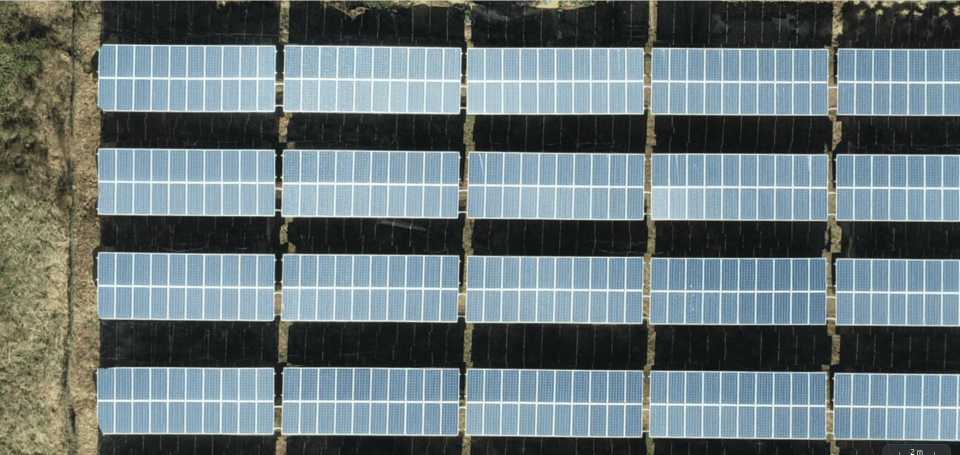
#> input picture openCV/subpixel5.png, 1920 x 909 px (shown at 1/2 size)
$ python fish_eye.py ../../openCV/subpixel5.png   (older library calls are emulated)
#> lines starting #> are read from the running program, lines starting #| are printed output that depends on the picture
# 根据之前获取到的k,d值，将一张图片进行畸变校准
'''
DIM=(640, 480)
K=np.array([[196.31562552201345, 0.0, 306.8391875928363], [0.0, 196.05769001405187, 263.06516965475646], [0.0, 0.0, 1.0]])
D=np.array([[0.3035798469765248], [0.014563430886205675], [-0.09521207109577143], [0.03515452469547106]])
'''
import numpy as np
import cv2,sys


# DIM=XXX
# K=np.array(YYY)
# D=np.array(ZZZ)
DIM=(640, 480)
K=np.array([[196.31562552201345, 0.0, 306.8391875928363], [0.0, 196.05769001405187, 263.06516965475646], [0.0, 0.0, 1.0]])
D=np.array([[0.3035798469765248], [0.014563430886205675], [-0.09521207109577143], [0.03515452469547106]])
def undistort(img_path):
#> called with img_path = '../../openCV/subpixel5.png'
  img = cv2.imread(img_path)
#> img is the input picture: shape (909, 1920, 3); mean B, G, R 121.1, 118.2, 104.8
  h,w = img.shape[:2]
#> h = 909; w = 1920
  map1, map2 = cv2.fisheye.initUndistortRectifyMap(K, D, np.eye(3), K, DIM, cv2.CV_16SC2)
  undistorted_img = cv2.remap(img, map1, map2, interpolation=cv2.INTER_LINEAR, borderMode=cv2.BORDER_CONSTANT)
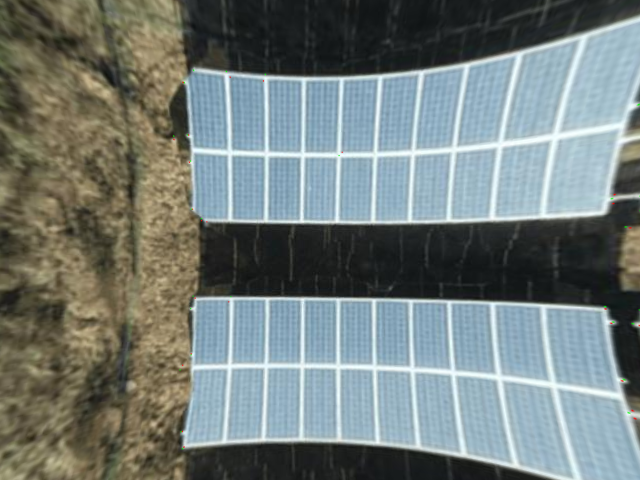
#> undistorted_img: shape (480, 640, 3); mean B, G, R 122.6, 124.9, 115.3
  cv2.imwrite("undistorted.jpg", undistorted_img)
if __name__ == '__main__':
  for p in sys.argv[1:]:
    undistort(p)
